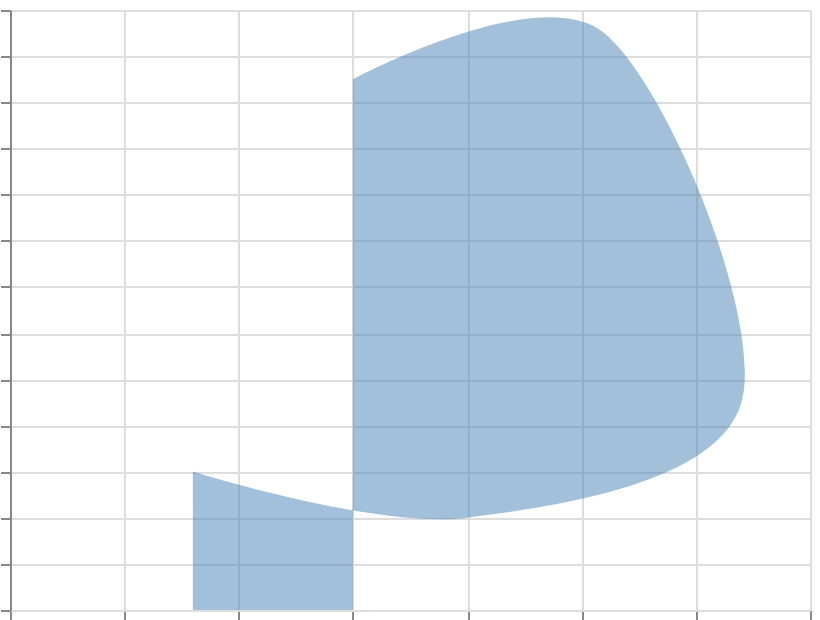

Write a Vega-Lite specification for this figure.
### Vega specification from a JSON file in a GitHub repository (floating-point values rounded to 4 significant figures)
{"$schema": "https://vega.github.io/schema/vega/v6.json", "width": 400, "height": 300, "padding": 5, "autosize": "none", "data": [{"name": "table", "values": [{"x": 80, "y": 60}, {"x": 200, "y": 40}, {"x": 320, "y": 90}, {"x": 260, "y": 250}, {"x": 150, "y": 230}]}], "scales": [{"name": "x", "type": "linear", "domain": {"data": "table", "field": "x"}, "range": "width", "nice": true}, {"name": "y", "type": "linear", "domain": {"data": "table", "field": "y"}, "range": [{"signal": "height"}, 0], "nice": true}], "marks": [{"type": "area", "from": {"data": "table"}, "encode": {"update": {"x": {"scale": "x", "field": "x"}, "y": {"scale": "y", "field": "y"}, "y2": {"scale": "y", "value": 0}, "fill": {"value": "steelblue"}, "fillOpacity": {"value": 0.5}, "interpolate": {"value": "catmull-rom"}, "tension": {"value": 0}}}}], "axes": [{"scale": "x", "orient": "bottom", "grid": true, "labels": false}, {"scale": "y", "orient": "left", "grid": true, "labels": false}]}
